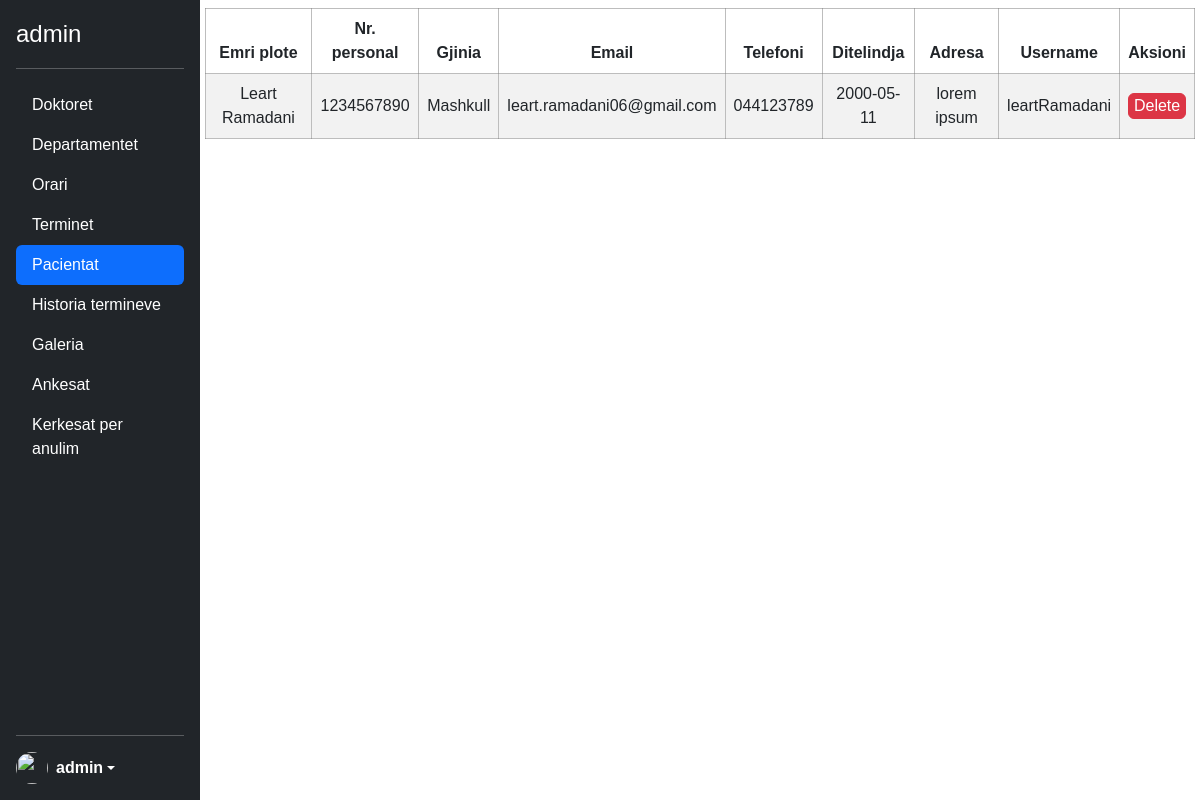
/admin/pacientat.php (signed in), run on an earlier commit of the app's database.
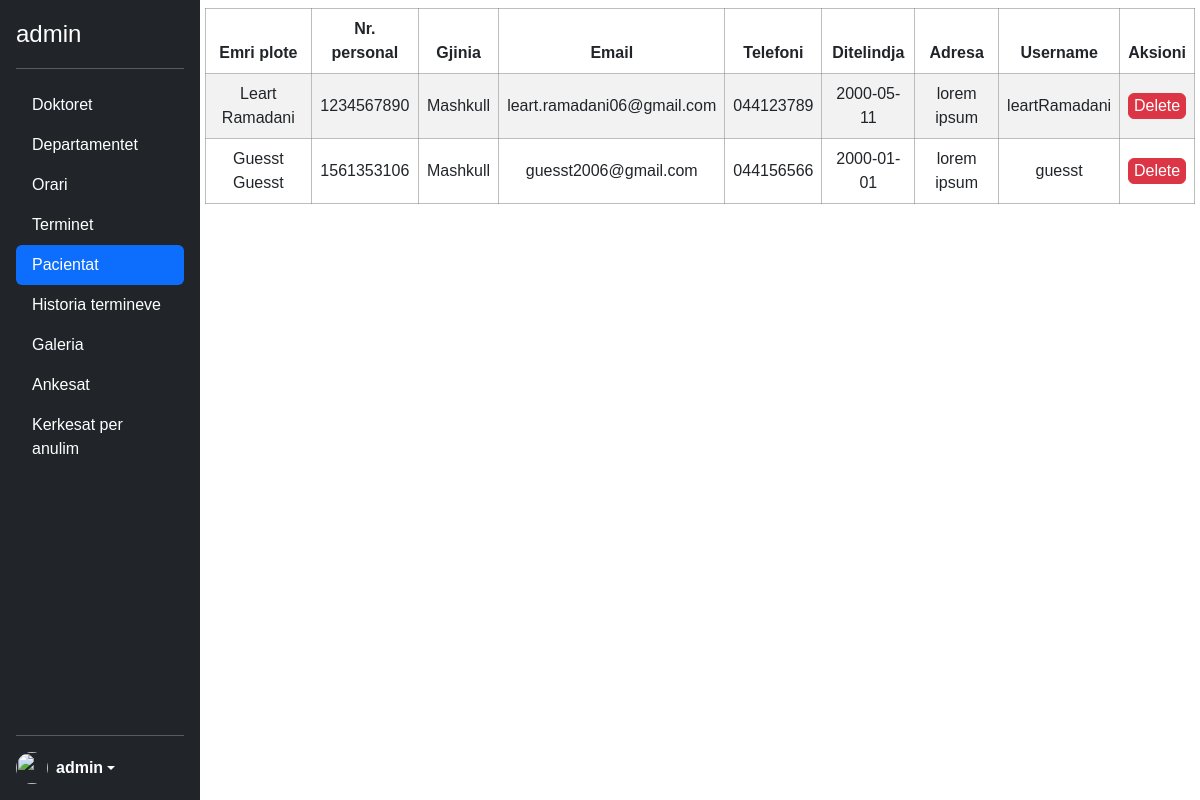
And on a later commit of the database.
### tables this page shows
CREATE TABLE `patient_table` (
  `id` int(11) NOT NULL,
  `emri` varchar(100) NOT NULL,
  `mbiemri` varchar(100) NOT NULL,
  `numri_personal` int(10) NOT NULL,
  `gjinia` varchar(100) NOT NULL,
  `email` varchar(100) NOT NULL,
  `telefoni` varchar(100) NOT NULL,
  `ditlindja` date NOT NULL,
  `adresa` varchar(100) NOT NULL,
  `username` varchar(100) NOT NULL,
  `password` varchar(225) NOT NULL,
  `veri_code` int(6) NOT NULL,
  `veri_date` date NOT NULL,
  `veri_time` time NOT NULL,
  `verificated` tinyint(1) NOT NULL
);

### admin/pacientat.php (the view, shortened to what this page needs)
<?php
include('../config.php');
?>
<?php include('header.php') ?>
</head>
<body>
    <div class="sideBlock">
        <button type="button" class="ham" id="ham_menu"><i class="fa-solid fa-bars"></i></button>
    </div>
    <div class="d-flex flex-column flex-shrink-0 p-3 text-white bg-dark sidebar">
    <p class="d-flex align-items-center mb-3 mb-md-0 me-md-auto text-white ">
            <span class="fs-4"><?php echo $_SESSION['admin'] ?></span>
        </p>
        <hr>
        <ul class="nav nav-pills flex-column mb-auto">
            <li class="nav-item"><a href="doktoret.php" class="nav-link text-white">Doktoret</a></li>
            <li><a href="departamentet.php" class="nav-link text-white">Departamentet</a></li>
            <li><a href="orari.php" class="nav-link text-white">Orari</a></li>
            <li><a href="terminet.php" class="nav-link text-white">Terminet</a></li>
            <li><a href="pacientat.php" class="nav-link text-white active" aria-current="page">Pacientat</a></li>
            <li><a href="historiaTerminit.php" class="nav-link text-white">Historia termineve</a></li>
            <li class="nav-item"><a href="galeria.php" class="nav-link text-white">Galeria</a></li>
            <li><a href="ankesat.php" class="nav-link text-white">Ankesat</a></li>
            <li><a href="kerkesatAnulimit.php" class="nav-link text-white">Kerkesat per anulim</a></li>
        </ul>
        <hr>
        <div class="dropdown">
            <a href="#" class="d-flex align-items-center text-white text-decoration-none dropdown-toggle" id="dropdownUser1" data-bs-toggle="dropdown" aria-expanded="false">
                <img src="https://w7.pngwing.com/pngs/200/420/png-transparent-user-profile-computer-icons-overview-rectangle-black-data-thumbnail.png" alt="" width="32" height="32" class="rounded-circle me-2">
                <strong><?php echo $_SESSION['admin'] ?></strong>
            </a>
        </div>
    </div>
    <main class="text-center main mainRes">
        <?php
        $sql = "SELECT * FROM patient_table";
        $stm = $con->prepare($sql);
        $stm->execute();
        $data = $stm->fetchAll();
        if (!$data) {
            $empty = 'empty';
        } else {
            $empty = '';
        }
        ?>
        <?php if ($empty == '') : ?>
            <table class="table table-striped mt-2 table_patient ">
                <thead>
                    <tr>
                        <th scope="col">Emri plote</th>
                        <th scope="col">Nr. personal</th>
                        <th scope="col">Gjinia</th>
                        <th scope="col">Email</th>
                        <th scope="col">Telefoni</th>
                        <th scope="col">Ditelindja</th>
                        <th scope="col">Adresa</th>
                        <th scope="col">Username</th>
                        <th scope="col">Aksioni</th>
                    </tr>
                </thead>
                <tbody>
                    <?php foreach ($data as $data) : ?>
                        <tr>
                            <td><?= $data['emri']. ' ' .$data['mbiemri'] ?></td>
                            <td><?= $data['numri_personal'] ?></td>
                            <td><?= $data['gjinia'] ?></td>
                            <td><?= $data['email'] ?></td>
                            <td class="p-2"><?= $data['telefoni'] ?></td>
                            <td class="p-2"><?= $data['ditlindja'] ?></td>
                            <td><?= $data['adresa'] ?></td>
                            <td><?= $data['username'] ?></td>
                            <td>
                                <a class="text-decoration-none text-white" href="deletePatient.php?id=<?= $data['id']  ?>"><button class="btn btn-danger w-100 p-0 text-white">Delete</button></a>
                            </td>
                        </tr>
                    <?php endforeach; ?>
                </tbody>
            </table>
        <?php endif; ?>
    </main>
</body>
</html>

What changed in the data, as far as the page shows it:
added patient_table: emri "Guesst", mbiemri "Guesst", numri_personal "1561353106", gjinia "Mashkull", email "guesst2006@gmail.com", telefoni "044156566", ditlindja "2000-01-01", adresa "lorem ipsum", username "guesst"
